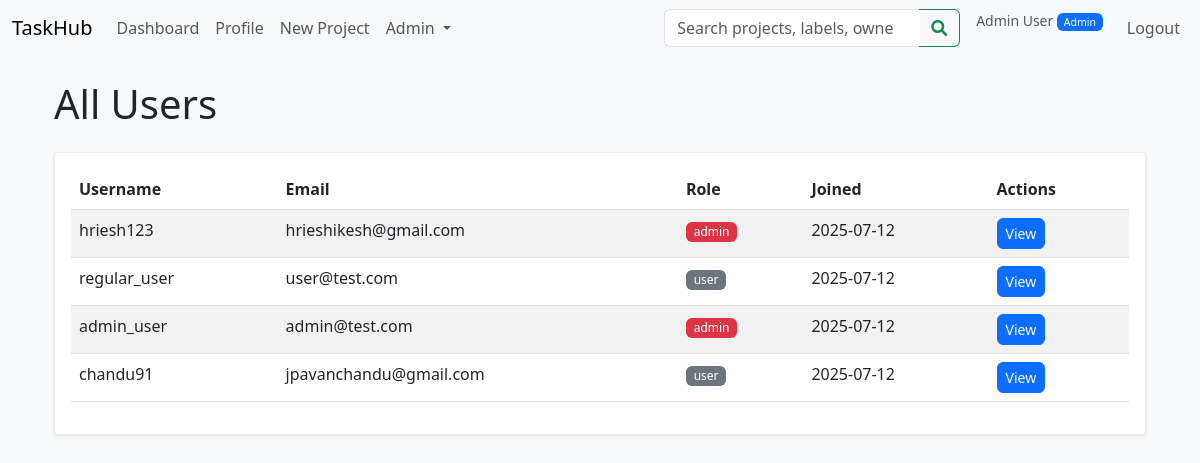
The app's page /admin/users (signed in), older data.
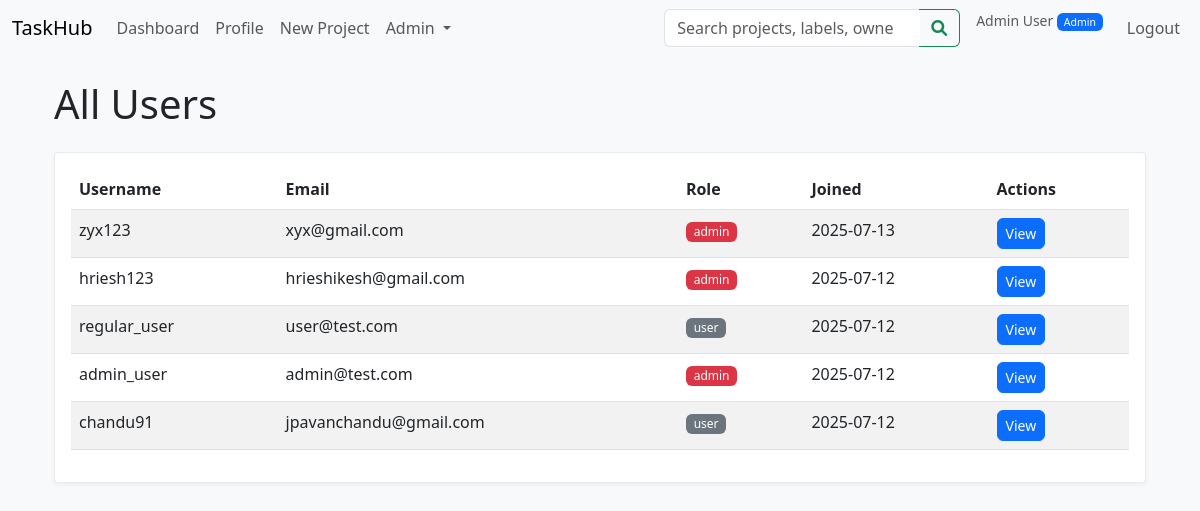
The same page, newer data.
### models/user.py (models this page shows, shortened)
class User(db.Model, UserMixin):
    __tablename__ = 'user'
    id = db.Column(db.Integer, primary_key=True)
    username = db.Column(db.String(80), unique=True, nullable=False, index=True)
    email = db.Column(db.String(120), unique=True, nullable=False, index=True)
    password_hash = db.Column(db.String(128), nullable=False)
    role = db.Column(
        db.Enum('admin', 'user', name='user_roles'),
        default='user',
        nullable=False
    )
    created_at = db.Column(db.DateTime, default=datetime.utcnow)
    updated_at = db.Column(
        db.DateTime,
        default=datetime.utcnow,
        onupdate=datetime.utcnow
    )
    full_name = db.Column(db.String(150))
    job_title = db.Column(db.String(100))
    department = db.Column(db.String(100))
    organization = db.Column(db.String(150))
    location = db.Column(db.String(100))
    bio = db.Column(db.Text)
    avatar_url = db.Column(db.String(255))
    owned_projects = db.relationship(
        'Project',
        back_populates='owner',
        lazy='dynamic'
    )
    projects = db.relationship(
        'Project',
        secondary='project_members',
        back_populates='members',
        lazy='dynamic'
    )
    tasks_created = db.relationship(
        'Task',
        back_populates='creator',
        foreign_keys='Task.creator_id',
        lazy='dynamic'
    )
    assigned_tasks = db.relationship(
        'Task',
        foreign_keys='Task.assignee_id',
        back_populates='assignee',
        lazy='dynamic'
    )
    reported_tasks = db.relationship(
        'Task',
        foreign_keys='Task.reporter_id',
        back_populates='reporter',
        lazy='dynamic'
    )
    task_membership = db.relationship(
        'TaskMember',
        back_populates='user',
        lazy='dynamic',
        cascade='all, delete-orphan'
    )
    tickets_created = db.relationship(
        'Ticket',
        back_populates='creator',
        lazy='dynamic',
        cascade='all, delete-orphan'
    )

### routes/admin_routes.py (the view)
@admin_bp.route("/users")
@login_required
@admin_required
def list_users():
    users = User.query.order_by(User.created_at.desc()).all()
    return render_template("admin/users.html", users=users)

### templates/admin/users.html (shortened to what this page needs)
{% extends "base.html" %}
{% block content %}
<div class="container mt-4">
    <h1 class="mb-4">All Users</h1>
    <div class="card">
        <div class="card-body">
            {% if users %}
                <div class="table-responsive">
                    <table class="table table-striped">
                        <thead>
                            <tr>
                                <th>Username</th>
                                <th>Email</th>
                                <th>Role</th>
                                <th>Joined</th>
                                <th>Actions</th>
                            </tr>
                        </thead>
                        <tbody>
                            {% for user in users %}
                            <tr>
                                <td>{{ user.username }}</td>
                                <td>{{ user.email }}</td>
                                <td>
                                    <span class="badge {% if user.role == 'admin' %}bg-danger{% else %}bg-secondary{% endif %}">
                                        {{ user.role }}
                                    </span>
                                </td>
                                <td>{{ user.created_at.strftime('%Y-%m-%d') }}</td>
                                <td>
                                    <a href="{{ url_for('admin.user_detail', user_id=user.id) }}" class="btn btn-sm btn-primary">View</a>
                                </td>
                            </tr>
                            {% endfor %}
                        </tbody>
                    </table>
                </div>
            {% else %}
                <p class="text-muted">No users found.</p>
            {% endif %}
        </div>
    </div>
</div>
{% endblock %}

### templates/base.html (shortened to what this page needs)
<!DOCTYPE html>
<html lang="en">
<head>
  <link
    href="https://cdn.jsdelivr.net/npm/bootstrap@5.3.0/dist/css/bootstrap.min.css"
    rel="stylesheet"
  >
  <link rel="stylesheet" href="https://cdnjs.cloudflare.com/ajax/libs/font-awesome/6.0.0/css/all.min.css">
  <link rel="stylesheet" href="{{ url_for('static', filename='css/style.css') }}">
</head>
<body>
<nav class="navbar navbar-expand-lg navbar-light bg-light mb-4">
  <div class="container-fluid">
            <a class="navbar-brand" href="{{ url_for('main.index') }}">TaskHub</a>
    <div class="collapse navbar-collapse">
      <ul class="navbar-nav me-auto">
        {% if current_user.is_authenticated %}
          <li class="nav-item">
            <a class="nav-link" href="{{ url_for('main.dashboard') }}">Dashboard</a>
          </li>
          <li class="nav-item">
            <a class="nav-link" href="{{ url_for('main.profile') }}">Profile</a>
          </li>
          <li class="nav-item">
            <a class="nav-link" href="{{ url_for('projects.create') }}">New Project</a>
          </li>
          {% if current_user.role=='admin' %}
            <li class="nav-item dropdown">
              <a class="nav-link dropdown-toggle" href="#" role="button" data-bs-toggle="dropdown">
                Admin
              </a>
            </li>
          {% endif %}
        {% endif %}
      </ul>
      {% if current_user.is_authenticated %}
      <form class="d-flex me-3" method="GET" action="{{ url_for('projects.search_projects') }}" style="min-width: 250px;">
        <div class="input-group">
          <input class="form-control" type="search" name="labels" placeholder="Search projects, labels, owners..."
                 aria-label="Search projects by labels, names, or owners">
          <button class="btn btn-outline-success" type="submit">
            <i class="fas fa-search"></i>
          </button>
        </div>
      </form>
      {% endif %}
      <ul class="navbar-nav">
        {% if current_user.is_authenticated %}
          <li class="nav-item">
            <span class="navbar-text me-3">
              <small class="text-muted">
                {{ current_user.full_name }}
                <span class="badge bg-{{ 'primary' if current_user.role == 'admin' else 'secondary' }}">
                  {{ current_user.role.title() }}
                </span>
              </small>
            </span>
          </li>
          <li class="nav-item">
            <a class="nav-link" href="{{ url_for('auth.logout') }}">Logout</a>
          </li>
        {% endif %}
      </ul>
    </div>
  </div>
</nav>
<div class="container">
  {% block content %}{% endblock %}
</div>
</body>
</html>

Row changes from the older to the newer data that the page shows:
added User: username "zyx123", email "xyx@gmail.com", role "admin", created_at "2025-07-13"
